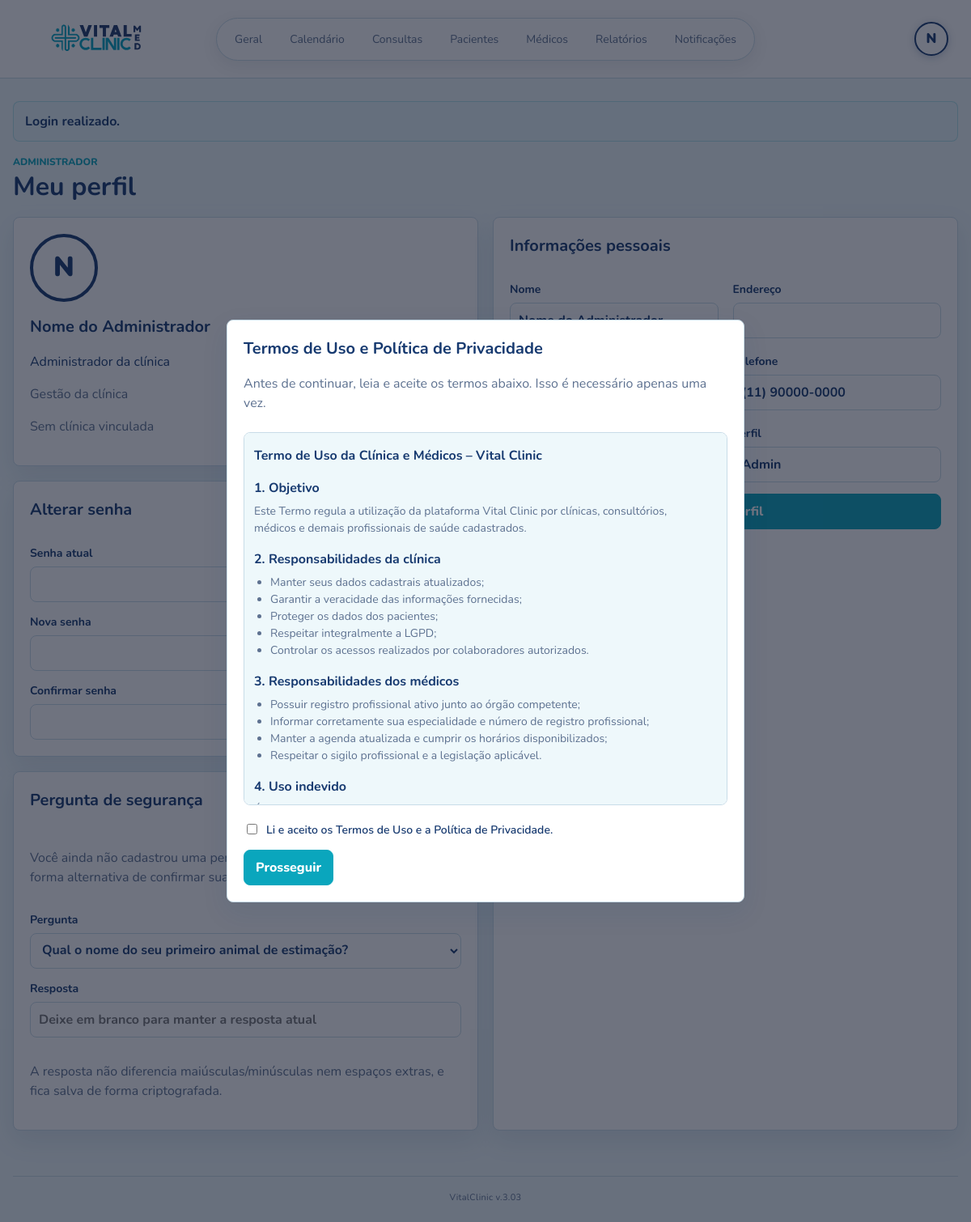
Screenshot of /index.php?page=profile (signed in) with the database file from the repository.
### tables this page shows
CREATE TABLE users (
    id              INT UNSIGNED AUTO_INCREMENT PRIMARY KEY,
    clinic_id       INT UNSIGNED        NULL,
    name            VARCHAR(150)        NOT NULL,
    email           VARCHAR(150)        NOT NULL UNIQUE,
    password_hash   VARCHAR(255)        NOT NULL,
    role            ENUM('admin','doctor','patient') NOT NULL,
    is_admin        TINYINT(1) UNSIGNED AS (role = 'admin') STORED,  
    phone           VARCHAR(20)         NULL,
    document        VARCHAR(20)         NULL,    
    birth_date      DATE                NULL,
    address         VARCHAR(255)        NULL,
    status          ENUM('active','inactive') NOT NULL DEFAULT 'active',
     
     
     
     
    security_question      VARCHAR(255) NULL,
    security_answer_hash   VARCHAR(255) NULL,
     
    tutorial_seen   TINYINT(1) UNSIGNED NOT NULL DEFAULT 0,
     
     
     
    terms_accepted  TINYINT(1) UNSIGNED NOT NULL DEFAULT 0,
     
     
     
     
    is_super_admin  TINYINT(1) UNSIGNED NOT NULL DEFAULT 0,
    created_at      TIMESTAMP           NOT NULL DEFAULT CURRENT_TIMESTAMP,
    updated_at      TIMESTAMP           NULL     ON UPDATE CURRENT_TIMESTAMP,
    last_login_at   TIMESTAMP           NULL,
    CONSTRAINT fk_users_clinic
        FOREIGN KEY (clinic_id) REFERENCES clinics(id)
        ON DELETE SET NULL ON UPDATE CASCADE,
    KEY idx_users_role (role)
);

### app/helpers.php (called while the page is built, shortened)
<?php
function config(?string $key = null)
{
    static $config = null;
    if ($config === null) {
        $config = require __DIR__ . '/config.php';
    }
    $value = $config;
    foreach (explode('.', $key) as $part) {
        $value = $value[$part];
    }
    return $value;
}
function h($value): string
{
    return htmlspecialchars((string) $value, ENT_QUOTES, 'UTF-8');
}
function app_version(): string
{
    return 'v.3.03';
}
function app_url(array $params = []): string
{
    return 'index.php' . ($params ? '?' . http_build_query($params) : '');
}
function asset_url(string $relativePath): string
{
    $fullPath = __DIR__ . '/../' . ltrim($relativePath, '/');
    $version = is_file($fullPath) ? filemtime($fullPath) : time();
    return $relativePath . '?v=' . $version;
}
function take_flash(): array
{
    $messages = $_SESSION['flash'] ?? [];
    return $messages;
}
function status_label(string $status): string
{
    $labels = [
        'pending' => 'Pendente',
        'confirmed' => 'Confirmada',
        'completed' => 'Realizada',
        'cancelled' => 'Cancelada',
        'no_show' => 'Ausencia',
        'available' => 'Livre',
        'booked' => 'Reservado',
        'blocked' => 'Bloqueado',
        'active' => 'Ativo',
        'inactive' => 'Inativo',
    ];
    return $labels[$status] ?? ucfirst($status);
}

### app/db.php (called while the page is built, shortened)
<?php
function db(): PDO
{
    static $pdo = null;
    if ($pdo instanceof PDO) {
        return $pdo;
    }
    $cfg = config('db');
    $dsn = sprintf(
        'mysql:host=%s;port=%d;dbname=%s;charset=%s',
        $cfg['host'],
        $cfg['port'],
        $cfg['name'],
        $cfg['charset']
    );
    try {
        $pdo = new PDO($dsn, $cfg['user'], $cfg['pass'], [
            PDO::ATTR_ERRMODE            => PDO::ERRMODE_EXCEPTION,
            PDO::ATTR_DEFAULT_FETCH_MODE => PDO::FETCH_ASSOC,
            PDO::ATTR_EMULATE_PREPARES   => false,
        ]);
    } catch (PDOException $e) {
        throw new RuntimeException('Não foi possível conectar ao banco de dados MySQL: ' . $e->getMessage());
    }
    return $pdo;
}

### app/repository.php (called while the page is built, shortened)
<?php
function repository_find(string $table, int $id): ?array
{
    $stmt = db()->prepare("SELECT * FROM `$table` WHERE id = ? LIMIT 1");
    $stmt->execute([$id]);
    $row = $stmt->fetch();
    return $row ?: null;
}
function repository_find_user(int $id): ?array
{
    return repository_find('users', $id);
}

### app/auth.php (called while the page is built, shortened)
<?php
function current_user(): ?array
{
    $candidate = repository_find_user((int) $_SESSION['user_id']);
    $user = repository_user_with_clinic($candidate);
    return $user;
}

### index.php (the view, shortened to what this page needs)
<?php
require __DIR__ . '/app/helpers.php';
require __DIR__ . '/app/db.php';
require __DIR__ . '/app/repository.php';
require __DIR__ . '/app/auth.php';
try {
    run_app();
} catch (RuntimeException $e) {
    render_install_error($e);
}
function run_app(): void
{
    $page = $_GET['page'] ?? 'dashboard';
    $user = current_user();
    render_layout($page, $user);
}
function render_layout(string $page, ?array $user): void
{
    $messages = take_flash();
    $title = config('app_name');
    ?>
<!doctype html>
<html lang="pt-BR">
<head>
    <link rel="stylesheet" href="<?= asset_url('assets/css/styles.css') ?>">
</head>
<body>
    <header class="topbar">
        <a class="brand" href="<?= h(app_url(['page' => 'dashboard'])) ?>">
            <img class="brand-logo" src="<?= asset_url('assets/brand/vital-clinic-logo.svg') ?>" alt="<?= h($title) ?>">
        </a>
        <?php render_nav($page, $user); ?>
    </header>
    <main class="shell">
        <?php foreach ($messages as $message): ?>
            <div class="alert alert-<?= h($message['type']) ?>"><?= h($message['message']) ?></div>
        <?php endforeach; ?>
        <?php render_page($page, $user); ?>
    </main>
    <?php
    if ($user && (int) ($user['terms_accepted'] ?? 0) === 0 && in_array($user['role'], ['admin', 'doctor'], true)) {
        render_terms_modal($user);
    } else {
        render_tutorial_modal($user);
    }
    ?>
    <footer class="app-footer">
        <span>VitalClinic <?= h(app_version()) ?></span>
    </footer>
</body>
</html>
    <?php
}
function render_nav(string $page, ?array $user): void
{
    $items = [];
    if ($user['role'] === 'patient') {
        $items = [
            'notifications' => 'Notificações',
        ];
    } elseif ($user['role'] === 'admin') {
        $items = [
            'dashboard' => 'Geral',
            'admin_calendar' => 'Calendário',
            'admin_appointments' => 'Consultas',
            'admin_patients' => 'Pacientes',
            'admin_doctors' => 'Médicos',
            'admin_reports' => 'Relatórios',
            'notifications' => 'Notificações',
        ];
    }
    $unread = unread_notifications_count((int) $user['id']);
    $initial = strtoupper(substr($user['name'], 0, 1));
    ?>
    <div class="topbar-actions">
        <div class="topbar-profile" data-profile-menu>
            <button type="button" class="topbar-profile-toggle" data-profile-toggle aria-haspopup="true" aria-expanded="false" aria-label="Menu do perfil">
                <span class="avatar avatar-sm"><?= h($initial) ?></span>
            </button>
        </div>
    </div>
    <nav class="nav" id="primary-nav" data-nav>
        <?php foreach ($items as $key => $label): ?>
            <a class="<?= $page === $key ? 'active' : '' ?>" href="<?= h(app_url(['page' => $key])) ?>">
                <?= h($label) ?><?= $key === 'notifications' && $unread ? ' (' . (int) $unread . ')' : '' ?>
            </a>
        <?php endforeach; ?>
    </nav>
    <?php
}
function render_terms_modal(array $user): void
{
    ?>
    <div class="terms-modal panel" data-terms-modal role="dialog" aria-modal="true" aria-labelledby="terms-modal-title">
        <div class="modal-head">
            <h2 id="terms-modal-title">Termos de Uso e Política de Privacidade</h2>
        </div>
        <p class="muted">Antes de continuar, leia e aceite os termos abaixo. Isso é necessário apenas uma vez.</p>
        <div class="terms-text" tabindex="0">
            <h3>Termo de Uso da Clínica e Médicos – Vital Clinic</h3>
            <h4>1. Objetivo</h4>
            <p>Este Termo regula a utilização da plataforma Vital Clinic por clínicas, consultórios, médicos e demais profissionais de saúde cadastrados.</p>
            <h4>2. Responsabilidades da clínica</h4>
            <ul>
                <li>Manter seus dados cadastrais atualizados;</li>
                <li>Garantir a veracidade das informações fornecidas;</li>
                <li>Proteger os dados dos pacientes;</li>
                <li>Respeitar integralmente a LGPD;</li>
                <li>Controlar os acessos realizados por colaboradores autorizados.</li>
            </ul>
            <h4>3. Responsabilidades dos médicos</h4>
            <ul>
                <li>Possuir registro profissional ativo junto ao órgão competente;</li>
                <li>Informar corretamente sua especialidade e número de registro profissional;</li>
                <li>Manter a agenda atualizada e cumprir os horários disponibilizados;</li>
                <li>Respeitar o sigilo profissional e a legislação aplicável.</li>
            </ul>
            <h4>4. Uso indevido</h4>
            <p>É considerado uso indevido da plataforma: fornecer informações falsas; compartilhar dados de pacientes sem autorização; tentar invadir ou comprometer a segurança do sistema; ou utilizar a plataforma para fins ilícitos.</p>
        </div>
        <form method="post" data-terms-form>
            <label class="terms-checkbox">
                <input type="checkbox" data-terms-checkbox>
                Li e aceito os Termos de Uso e a Política de Privacidade.
            </label>
            <button class="button primary" type="submit" data-terms-submit disabled>Prosseguir</button>
        </form>
    </div>
    <?php
}
    ?>
    <?php
function render_page(string $page, ?array $user): void
{
    if ($user['role'] === 'admin') {
        if ($page === 'admin_calendar') {
            render_admin_calendar($user);
        } elseif ($page === 'admin_doctors') {
            render_admin_doctors($user);
        } elseif ($page === 'admin_appointments') {
            render_admin_appointments($user);
        } elseif ($page === 'admin_patients') {
            render_admin_patients($user);
        } elseif ($page === 'admin_reports') {
            render_admin_reports($user);
        } elseif ($page === 'admin_invites' && !empty($user['is_super_admin'])) {
            render_admin_invites($user);
        } elseif ($page === 'profile') {
            render_staff_profile($user);
        } else {
            render_admin_dashboard($user);
        }
        return;
    }
}
    ?>
    <?php
function render_staff_profile(array $user): void
{
    $doctor = $user['role'] === 'doctor' ? doctor_by_user((int) $user['id']) : null;
    $title = $doctor ? 'Dr. ' . preg_replace('/^Dr(a)?\.?\s+/i', '', $user['name']) : $user['name'];
    $ownClinic = !empty($user['clinic_id']) ? repository_find('clinics', (int) $user['clinic_id']) : null;
    ?>
    <section class="page-head">
        <div>
            <p class="eyebrow"><?= $user['role'] === 'doctor' ? 'Médico' : 'Administrador' ?></p>
            <h1>Meu perfil</h1>
        </div>
    </section>
    <form method="post" class="grid two profile-grid">
        <div class="grid">
            <div class="panel profile-summary">
                <div class="avatar"><?= h(strtoupper(substr($user['name'], 0, 1))) ?></div>
                <div>
                    <h2><?= h($title) ?></h2>
                    <p><?= h($doctor['specialty_name'] ?? 'Administrador da clínica') ?></p>
                    <p class="muted"><?= h($doctor['crm'] ?? 'Gestão da clínica') ?></p>
                    <p class="muted">
                        <?php if (!empty($user['is_super_admin'])): ?>
                            👑 Super admin — todas as clínicas
                        <?php elseif ($ownClinic): ?>
                            Clínica: <?= h($ownClinic['name']) ?>
                        <?php else: ?>
                            Sem clínica vinculada
                        <?php endif; ?>
                    </p>
                </div>
            </div>
            <div class="panel form-card">
                <h2>Alterar senha</h2>
                <label>Senha atual <input type="password" name="current_password" autocomplete="current-password"></label>
                <label>Nova senha <input type="password" name="new_password" autocomplete="new-password"></label>
                <label>Confirmar senha <input type="password" name="confirm_password" autocomplete="new-password"></label>
            </div>
            <div class="panel form-card">
                <h2>Pergunta de segurança</h2>
                <p class="muted">
                    <?= $user['security_question'] ?? null ? 'Cadastrada: "' . h($user['security_question']) . '".' : 'Você ainda não cadastrou uma pergunta de segurança.' ?>
                </p>
                <label>
                    Pergunta
                    <select name="security_question">
                        <?php foreach ((config('security_questions') ?: []) as $question): ?>
                            <option value="<?= h($question) ?>" <?= ($user['security_question'] ?? '') === $question ? 'selected' : '' ?>><?= h($question) ?></option>
                        <?php endforeach; ?>
                    </select>
                </label>
                <label>
                    Resposta
                    <input type="text" name="security_answer" autocomplete="off" placeholder="Deixe em branco para manter a resposta atual">
                </label>
                <p class="muted">A resposta não diferencia maiúsculas/minúsculas nem espaços extras, e fica salva de forma criptografada.</p>
            </div>
        </div>
        <div class="panel form-card">
            <h2>Informações pessoais</h2>
            <div class="grid two">
                <label>Nome <input name="name" value="<?= h($user['name']) ?>" required></label>
                <label>Endereço <input name="address" value="<?= h($user['address'] ?? '') ?>"></label>
                <label>E-mail <input value="<?= h($user['email']) ?>" disabled></label>
                <label>Telefone <input name="phone" value="<?= h($user['phone']) ?>"></label>
                <label>CPF <input name="document" value="<?= h($user['document']) ?>"></label>
                <label><?= $doctor ? 'CRM' : 'Perfil' ?> <input value="<?= h($doctor['crm'] ?? status_label($user['role'])) ?>" disabled></label>
            </div>
            <button class="button primary" type="submit">Salvar perfil</button>
        </div>
    </form>
    <?php
}
    ?>

### rows the page displays
users: name "N", name "Nome do Administrador", phone "(11) 90000-0000", role "Admin"

### other values shown
$label "Geral"
$label "Calendário"
$label "Consultas"
$label "Pacientes"
$label "Médicos"
$label "Relatórios"
$label "Notificações"
$message['message'] "Login realizado."
$doctor['specialty_name'] "Administrador da clínica"
$doctor['crm'] "Gestão da clínica"
app_version() "v.3.03"
form field security_question "Qual o nome do seu primeiro animal de estimação?"
